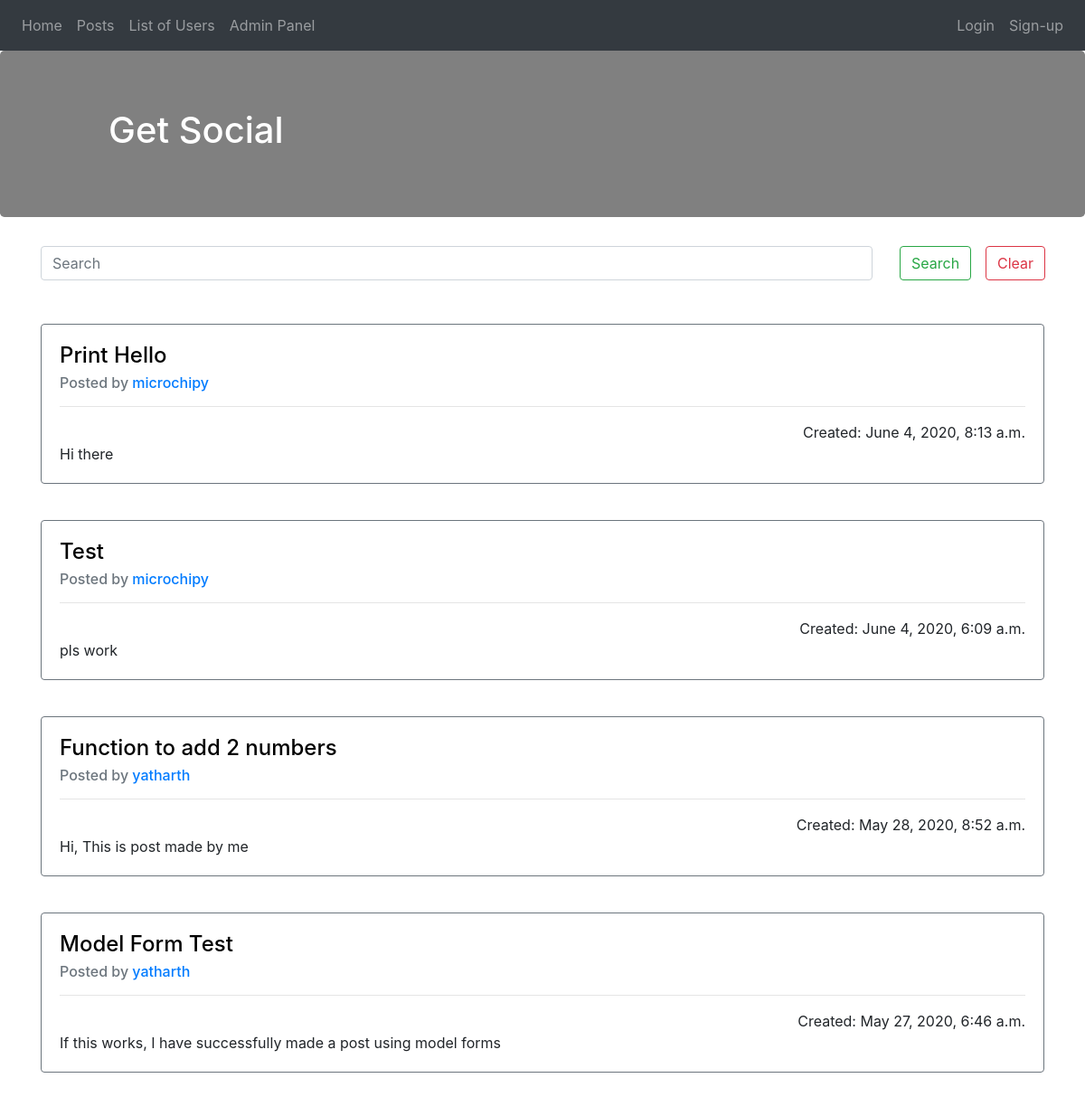
The app's page /posts/, older data.
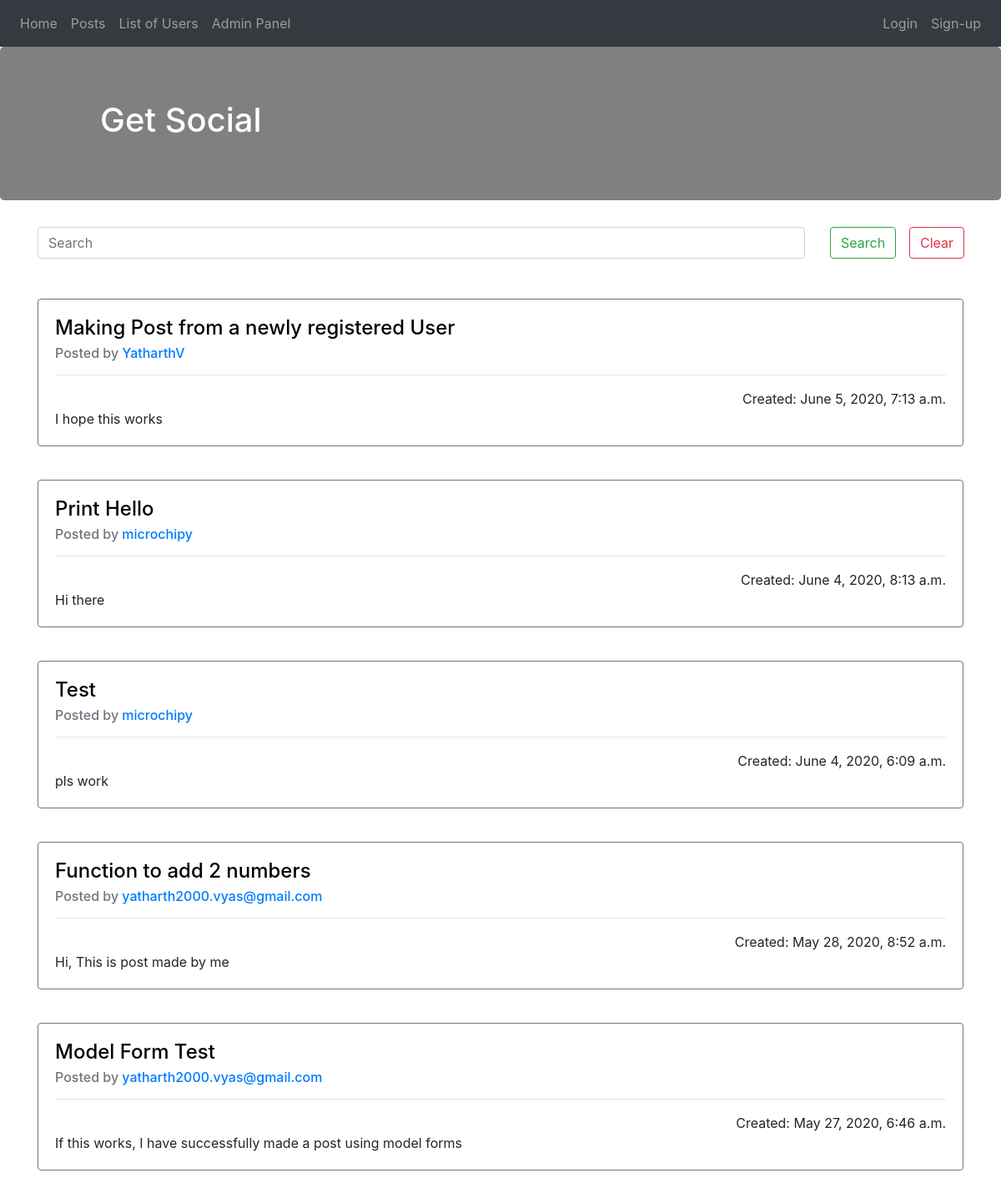
The same page, newer data.
### login/models.py (models this page shows)
class Post(models.Model):
	user = models.ForeignKey(User,null=True,on_delete=models.SET_NULL) #post will not be deleted when a user's account is removed
	title = models.CharField(max_length=200,null=True)
	content = models.TextField(max_length=500,null=True)
	date_posted = models.DateTimeField(auto_now_add=True)

class User(models.Model):
	djangoUser = models.OneToOneField(djangoAuthUser,null=True,on_delete=models.CASCADE)
	date_created = models.DateTimeField(auto_now_add=True)

### login/views.py (the view, shortened to what this page needs)
# urls.py: path('posts/',views.post_feed),
def post_feed(request):
	posts = Post.objects.order_by('-date_posted') #Sorts the post by most recent first
	return render(request,'login/posts.html',{'posts':posts})

### login/templates/login/posts.html (shortened to what this page needs)
{% extends 'djangoApp/base.html' %}
{% block content %}
	<form id="searchForm" method="POST">
		<div class="row">
			<div class="col col-sm-10">
				<input class="form-control mr-sm-2" type="search" id="searchField" name="search" placeholder="Search" aria-label="Search">
			</div>
			<div class="col col-sm-1">
		  		<button class="btn btn-outline-success my-2 my-sm-0" type="submit">Search</button>
		  	</div>
		  	<div class="col col-sm-1">
		  		<button class="btn btn-outline-danger my-2 my-sm-0" onclick="clearSearch()" type="button">Clear</button>
		  	</div>
		</div>
	</form>
	<br/><br/>
	{% for post in posts %}
		<div class="card border-secondary mb-3">
		  <div class="card-body">
		    <h4 class="card-title"><a style="color:black" href="{% url 'ViewPost' post.id %}">{{post.title}} </a></h4>
		    <h6 class="card-subtitle mb-2 text-muted">
		    	Posted by <a href="{% url 'Profile' post.user.id %}">{{post.user.djangoUser.username}} </a>
		    </h6>
		    <hr/>
		    <div align="right"> Created: {{post.date_posted}}</div>
		    <p class="card-text">{{post.content}}</p>
		  </div>
		</div>
		<br/>
	{% endfor %}
{% endblock %}

### djangoApp/templates/djangoApp/base.html (shortened to what this page needs)
<!DOCTYPE html>
<html>
<head>
	<link rel="stylesheet" href="https://maxcdn.bootstrapcdn.com/bootstrap/4.0.0/css/bootstrap.min.css">
</head>
<body>
	{% include 'djangoApp/navbar.html' %}
	<div class='jumbotron top-heading'><h1> Get Social </h1></div>
	<div class="container">
		{% block content %}
		{% endblock %}
	</div>
</body>
</html>

### djangoApp/templates/djangoApp/navbar.html (shortened to what this page needs)
<nav class="navbar navbar-expand-lg navbar-dark bg-dark">
  <div class="collapse navbar-collapse" id="navbarNav">
    <ul class="navbar-nav">
      <li class="nav-item">
        <a class="nav-link" href="/">Home </a>
      </li>
      <li class="nav-item">
        <a class="nav-link" href="/posts">Posts</a>
      </li>
      <li class="nav-item">
        <a class="nav-link" href="/userlist">List of Users</a>
      </li>
      <li class="nav-item">
        <a class="nav-link" href="/admin">Admin Panel</a>
      </li>
    </ul>
  </div>
  <ul class="navbar-nav">
  {% if request.user.is_authenticated %}
  	   <li class="nav-item">
  	   	<a class="nav-link active" href="{% url 'Profile' request.user.user.id %}">
  	   		{{request.user.username}} Profile
  	   	</a>
  	   </li>
	   <li class="nav-item">
        <a class="nav-link" href="/logout">Logout</a>
      </li>
	  {% else %}
      <li class="nav-item">
        <a class="nav-link" href="/login">Login</a>
      </li>
      <li class="nav-item">
        <a class="nav-link" href="/signup">Sign-up</a>
      </li>
  {% endif %}
  </ul>
</nav>

### djangoApp/templates/djangoApp/base.html (style rules this page uses)
.top-heading { background: grey !important; color: white; padding-left: 10vw !important; }

Row changes from the older to the newer data that the page shows:
added Post: title "Making Post from a newly registered User", user.djangoUser.username "YatharthV", date_posted "June 5, 2020, 7:13 a.m.", content "I hope this works"
changed through a linked row, Post "Function to add 2 numbers": user.djangoUser.username "yatharth" → "yatharth2000.vyas@gmail.com"
changed through a linked row, Post "Model Form Test": user.djangoUser.username "yatharth" → "yatharth2000.vyas@gmail.com"
